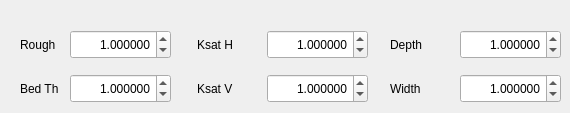
   <widget class="QWidget" name="tab_4">
    <attribute name="title">
     <string>    River    </string>
    </attribute>
    <widget class="QDoubleSpinBox" name="doubleSpinBoxR_BedTh">
     <property name="geometry">
      <rect>
       <x>70</x>
       <y>74</y>
       <width>101</width>
       <height>29</height>
      </rect>
     </property>
     <property name="alignment">
      <set>Qt::AlignRight|Qt::AlignTrailing|Qt::AlignVCenter</set>
     </property>
     <property name="decimals">
      <number>6</number>
     </property>
     <property name="maximum">
      <double>99.000000000000000</double>
     </property>
     <property name="singleStep">
      <double>0.100000000000000</double>
     </property>
     <property name="value">
      <double>1.000000000000000</double>
     </property>
    </widget>
    <widget class="QLabel" name="textLabel1_13">
     <property name="geometry">
      <rect>
       <x>197</x>
       <y>29</y>
       <width>71</width>
       <height>31</height>
      </rect>
     </property>
     <property name="text">
      <string>Ksat H</string>
     </property>
    </widget>
    <widget class="QDoubleSpinBox" name="doubleSpinBoxR_KsatH">
     <property name="geometry">
      <rect>
       <x>267</x>
       <y>30</y>
       <width>101</width>
       <height>29</height>
      </rect>
     </property>
     <property name="alignment">
      <set>Qt::AlignRight|Qt::AlignTrailing|Qt::AlignVCenter</set>
     </property>
     <property name="decimals">
      <number>6</number>
     </property>
     <property name="maximum">
      <double>99.000000000000000</double>
     </property>
     <property name="singleStep">
      <double>0.100000000000000</double>
     </property>
     <property name="value">
      <double>1.000000000000000</double>
     </property>
    </widget>
    <widget class="QLabel" name="textLabel1_14">
     <property name="geometry">
      <rect>
       <x>20</x>
       <y>29</y>
       <width>71</width>
       <height>31</height>
      </rect>
     </property>
     <property name="text">
      <string>Rough</string>
     </property>
    </widget>
    <widget class="QLabel" name="textLabel1_15">
     <property name="geometry">
      <rect>
       <x>20</x>
       <y>73</y>
       <width>71</width>
       <height>31</height>
      </rect>
     </property>
     <property name="text">
      <string>Bed Th</string>
     </property>
    </widget>
    <widget class="QDoubleSpinBox" name="doubleSpinBoxR_KsatV">
     <property name="geometry">
      <rect>
       <x>267</x>
       <y>74</y>
       <width>101</width>
       <height>29</height>
      </rect>
     </property>
     <property name="alignment">
      <set>Qt::AlignRight|Qt::AlignTrailing|Qt::AlignVCenter</set>
     </property>
     <property name="decimals">
      <number>6</number>
     </property>
     <property name="maximum">
      <double>99.000000000000000</double>
     </property>
     <property name="singleStep">
      <double>0.100000000000000</double>
     </property>
     <property name="value">
      <double>1.000000000000000</double>
     </property>
    </widget>
    <widget class="QLabel" name="textLabel1_16">
     <property name="geometry">
      <rect>
       <x>197</x>
       <y>73</y>
       <width>71</width>
       <height>31</height>
      </rect>
     </property>
     <property name="text">
      <string>Ksat V</string>
     </property>
    </widget>
    <widget class="QDoubleSpinBox" name="doubleSpinBoxR_Rough">
     <property name="geometry">
      <rect>
       <x>70</x>
       <y>30</y>
       <width>101</width>
       <height>29</height>
      </rect>
     </property>
     <property name="alignment">
      <set>Qt::AlignRight|Qt::AlignTrailing|Qt::AlignVCenter</set>
     </property>
     <property name="decimals">
      <number>6</number>
     </property>
     <property name="maximum">
      <double>99.000000000000000</double>
     </property>
     <property name="singleStep">
      <double>0.100000000000000</double>
     </property>
     <property name="value">
      <double>1.000000000000000</double>
     </property>
    </widget>
    <widget class="QLabel" name="textLabel1_17">
     <property name="geometry">
      <rect>
       <x>390</x>
       <y>29</y>
       <width>71</width>
       <height>31</height>
      </rect>
     </property>
     <property name="text">
      <string>Depth</string>
     </property>
    </widget>
    <widget class="QDoubleSpinBox" name="doubleSpinBoxR_Width">
     <property name="geometry">
      <rect>
       <x>460</x>
       <y>74</y>
       <width>101</width>
       <height>29</height>
      </rect>
     </property>
     <property name="alignment">
      <set>Qt::AlignRight|Qt::AlignTrailing|Qt::AlignVCenter</set>
     </property>
     <property name="decimals">
      <number>6</number>
     </property>
     <property name="maximum">
      <double>99.000000000000000</double>
     </property>
     <property name="singleStep">
      <double>0.100000000000000</double>
     </property>
     <property name="value">
      <double>1.000000000000000</double>
     </property>
    </widget>
    <widget class="QLabel" name="textLabel1_18">
     <property name="geometry">
      <rect>
       <x>390</x>
       <y>73</y>
       <width>71</width>
       <height>31</height>
      </rect>
     </property>
     <property name="text">
      <string>Width</string>
     </property>
    </widget>
    <widget class="QDoubleSpinBox" name="doubleSpinBoxR_Depth">
     <property name="geometry">
      <rect>
       <x>460</x>
       <y>30</y>
       <width>101</width>
       <height>29</height>
      </rect>
     </property>
     <property name="alignment">
      <set>Qt::AlignRight|Qt::AlignTrailing|Qt::AlignVCenter</set>
     </property>
     <property name="decimals">
      <number>6</number>
     </property>
     <property name="maximum">
      <double>99.000000000000000</double>
     </property>
     <property name="singleStep">
      <double>0.100000000000000</double>
     </property>
     <property name="value">
      <double>1.000000000000000</double>
     </property>
    </widget>
   </widget>
